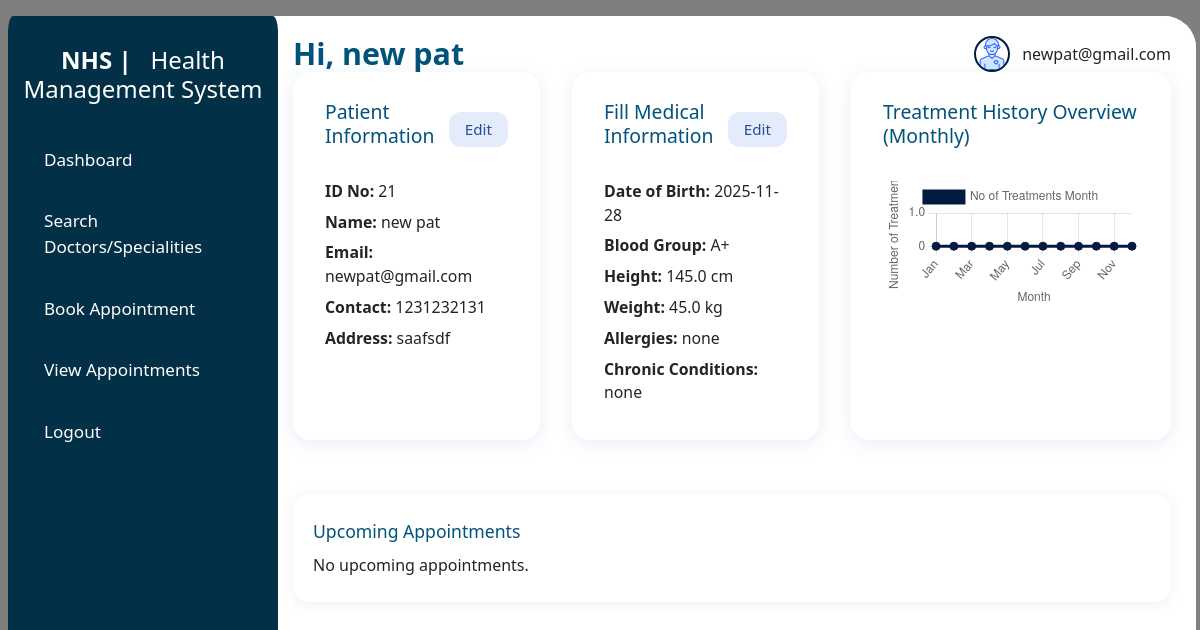
Before: /patient/dashboard (signed in) with the older database file.
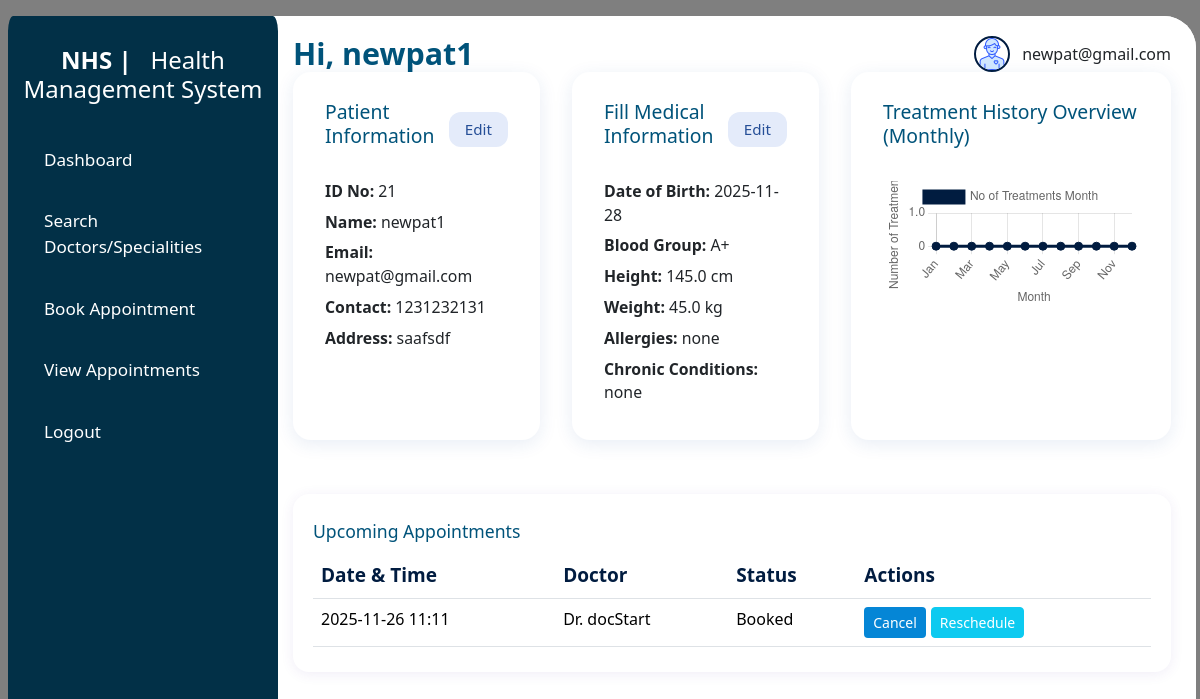
After: the same page with the newer database file.
### models/patient.py (models this page shows, shortened)
class Patient(db.Model, UserMixin):
    __tablename__ = 'patient'
    p_id = db.Column(db.Integer, primary_key=True, autoincrement=True)
    p_email = db.Column(db.String(225), unique=True, nullable=False)
    p_name = db.Column(db.String(225), nullable=False)
    p_password = db.Column(db.String(225), nullable=False)
    p_address = db.Column(db.String(225), nullable=False)
    p_dob = db.Column(db.Date, nullable=False)
    p_tel = db.Column(db.String(15), nullable=True)
    appointments = db.relationship(
        'Appointment',
        back_populates='patient',
        cascade='all, delete-orphan'
    )
    details = db.relationship(
        'PatientDetails',
        uselist=False,
        back_populates='patient',
        cascade='all, delete-orphan'
    )

### models/appointment.py (models this page shows, shortened)
class Appointment(db.Model):
    __tablename__ = 'appointment'
    appo_id = db.Column(db.Integer, primary_key=True, autoincrement=True)
    p_id = db.Column(db.Integer, db.ForeignKey('patient.p_id', ondelete='CASCADE'), nullable=False)
    doc_id = db.Column(db.Integer, db.ForeignKey('doctor.doc_id', ondelete='CASCADE'))
    appo_date = db.Column(db.Date, nullable=False)
    appo_time = db.Column(db.Time, nullable=False)
    status = db.Column(db.String(20), nullable=False, default='Booked')
    patient = db.relationship('Patient', back_populates='appointments')
    doctor = db.relationship('Doctor', back_populates='appointments')
    treatment = db.relationship(
        'Treatment',
        back_populates='appointment',
        uselist=False,
        cascade='all, delete-orphan'
    )

### models/doctor.py (models this page shows, shortened)
class Doctor(db.Model, UserMixin):
    __tablename__ = 'doctor'
    doc_id = db.Column(db.Integer, primary_key=True, autoincrement=True)
    doc_email = db.Column(db.String(225), unique=True, nullable=False)
    doc_name = db.Column(db.String(225), nullable=False)
    doc_password = db.Column(db.String(225), nullable=False)
    doc_nic = db.Column(db.String(15), nullable=True)
    doc_tel = db.Column(db.String(15), nullable=True)
    specialty_id = db.Column(db.Integer, db.ForeignKey('specialities.id', ondelete='CASCADE'), nullable=True)
    appointments = db.relationship(
        'Appointment',
        back_populates='doctor',
        cascade='all, delete-orphan'
    )
    schedules = db.relationship(
        'DocSchedule',
        back_populates='doctor',
        cascade='all, delete-orphan',
        passive_deletes=True
    )

### app/routes/patient/dashboard.py (the view)
@patient_bp.route('/dashboard', methods=['GET', 'POST'])
@login_required
def dashboard():
        if not isinstance(current_user, Patient):
            abort(403)
        patient_id = current_user.p_id
        patient = Patient.query.filter_by(p_id=patient_id).first()
        details = PatientDetails.query.filter_by(patient_id=patient_id).first()
        today = date.today()
        now = datetime.now().time()
        upcoming_appointments = Appointment.query.filter(
            Appointment.p_id == current_user.p_id,
            Appointment.status.notin_(["Completed", "Cancelled"]),
            Appointment.appo_date >= date.today()
        ).order_by(Appointment.appo_date.asc(), Appointment.appo_time.asc()).all()
        """ CHART """
        current_year = datetime.now().year
        appointments_with_treatment = Appointment.query.join(Treatment).filter(
            Appointment.p_id == patient_id,
            Appointment.appo_date.between(f"{current_year}-01-01", f"{current_year}-12-31")
        ).all()
        months = [appt.appo_date.month for appt in appointments_with_treatment]
        counts_by_month = Counter(months)
        labels = ["Jan", "Feb", "Mar", "Apr", "May", "Jun",
                  "Jul", "Aug", "Sep", "Oct", "Nov", "Dec"]
        data = [counts_by_month.get(i, 0) for i in range(1, 13)]
        return render_template('patient/dashboard.html',
                               patient=patient,
                               details=details,
                               upcoming_appointments=upcoming_appointments,
                               treatment_months=labels,
                               treatment_counts=data)

### app/templates/patient/dashboard.html (shortened to what the changed rows need)
{% extends 'layout.html' %}
{% block body %} landing-page {% endblock %}
{% block body__content %}
<div class="main_container dashboard mt-3 mx-2 bg-white" style="width: 99%; height: 96vh; border-radius: 2rem; overflow-y: auto;">
    <div class="main">
        <div class="header">
            <h2>Hi, {{ patient.p_name }}</h2>
            <div class="patient-info">
                <img src="{{ url_for('static', filename='images/patient_photo.png')}}" alt="doctor_Profile">
                <span>{{ patient.p_email }}</span>
            </div>
        </div>
        <div style="display: flex; gap: 32px; margin-bottom: 32px;">
            <div class="panel profile-card">
                <div class="profile-card-body">
                    <div><strong>ID No:</strong> {{ patient.p_id }}</div>
                    <div><strong>Name:</strong> {{ patient.p_name }}</div>
                    <div><strong>Email:</strong> {{ patient.p_email }}</div>
                    <div><strong>Contact:</strong> {{ patient.p_tel }}</div>
                    <div><strong>Address:</strong> {{ patient.p_address }}</div>
                </div>
            </div>
            <div class="panel profile-card">
                <div class="profile-card-body">
                    <div><strong>Date of Birth:</strong> {{ patient.p_dob }}</div>
                    <div><strong>Blood Group:</strong> {{ details.blood_group or 'N/A' }}</div>
                    <div><strong>Height:</strong> {{ details.height_cm or 'N/A' }} cm</div>
                    <div><strong>Weight:</strong> {{ details.weight_kg or 'N/A' }} kg</div>
                    <div><strong>Allergies:</strong> {{ details.allergies or 'None' }}</div>
                    <div><strong>Chronic Conditions:</strong> {{ details.chronic_conditions or 'None' }}</div>
                </div>
            </div>
        </div>
        <div class="appointments-section panel">
            <h3>Upcoming Appointments</h3>
            {% if upcoming_appointments %}
                <div class="table-responsive">
                    <table class="table table-hover">
                        <thead>
                            <tr>
                                <th>Date & Time</th>
                                <th>Doctor</th>
                                <th>Status</th>
                                <th>Actions</th>
                            </tr>
                        </thead>
                        <tbody>
                            {% for appt in upcoming_appointments %}
                                <tr>
                                  <td>{{ appt.appo_date.strftime('%Y-%m-%d') }} {{ appt.appo_time.strftime('%H:%M') }}</td>
                                  <td>Dr. {{ appt.doctor.doc_name }}</td>
                                  <td>{{ appt.status }}</td>
                                  <td>
                                    <div style="display: inline-flex; gap: 5px;">
                                      <form method="POST" action="{{ url_for('patient.cancel_appointment', appo_id=appt.appo_id) }}"
                                            onsubmit="return confirm('Are you sure you want to cancel this appointment?');">
                                        <button type="submit" class="btn btn-cancel text-white btn-sm ">Cancel</button>
                                      </form>
                                      <form method="POST" action="{{ url_for('patient.reschedule_appointment', appo_id=appt.appo_id) }}">
                                        <button type="submit" class="btn btn-info text-white btn-sm">Reschedule</button>
                                      </form>
                                    </div>
                                  </td>
                                </tr>
                            {% endfor %}
                        </tbody>
                    </table>
                </div>
            {% else %}
                <p>No upcoming appointments.</p>
            {% endif %}
        </div>
    </div>
</div>
{% endblock %}

Changed rows visible on the page:
changed Patient "newpat@gmail.com": p_name "new pat" → "newpat1"
added Appointment: appo_date "2025-11-26", appo_time "11:11", doctor.doc_name "docStart", status "Booked"
Other visible differences:
text no longer shown: "No upcoming appointments."
text now shown: "Date & Time Doctor Status Actions"
